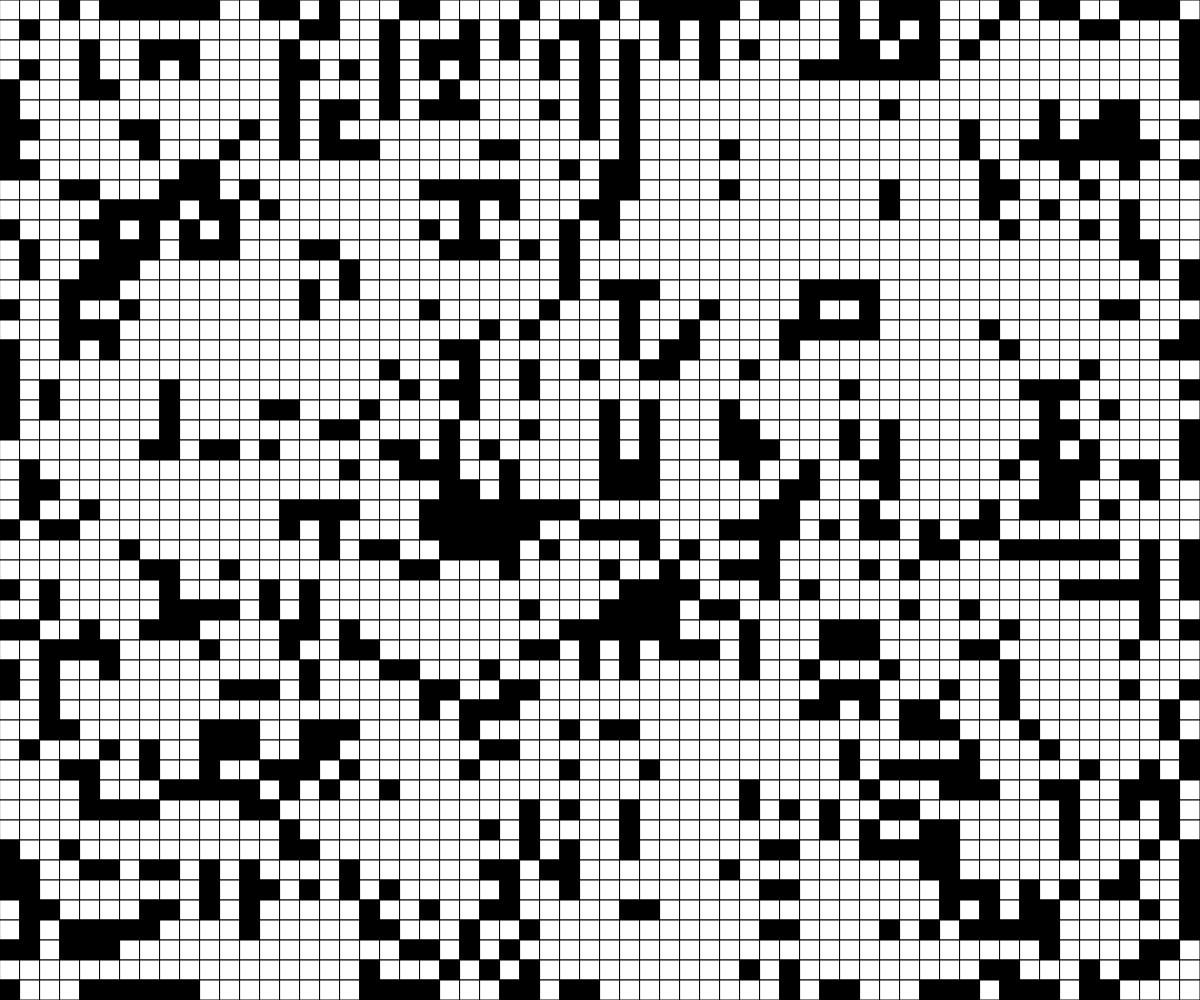
Frame 1 (no input)
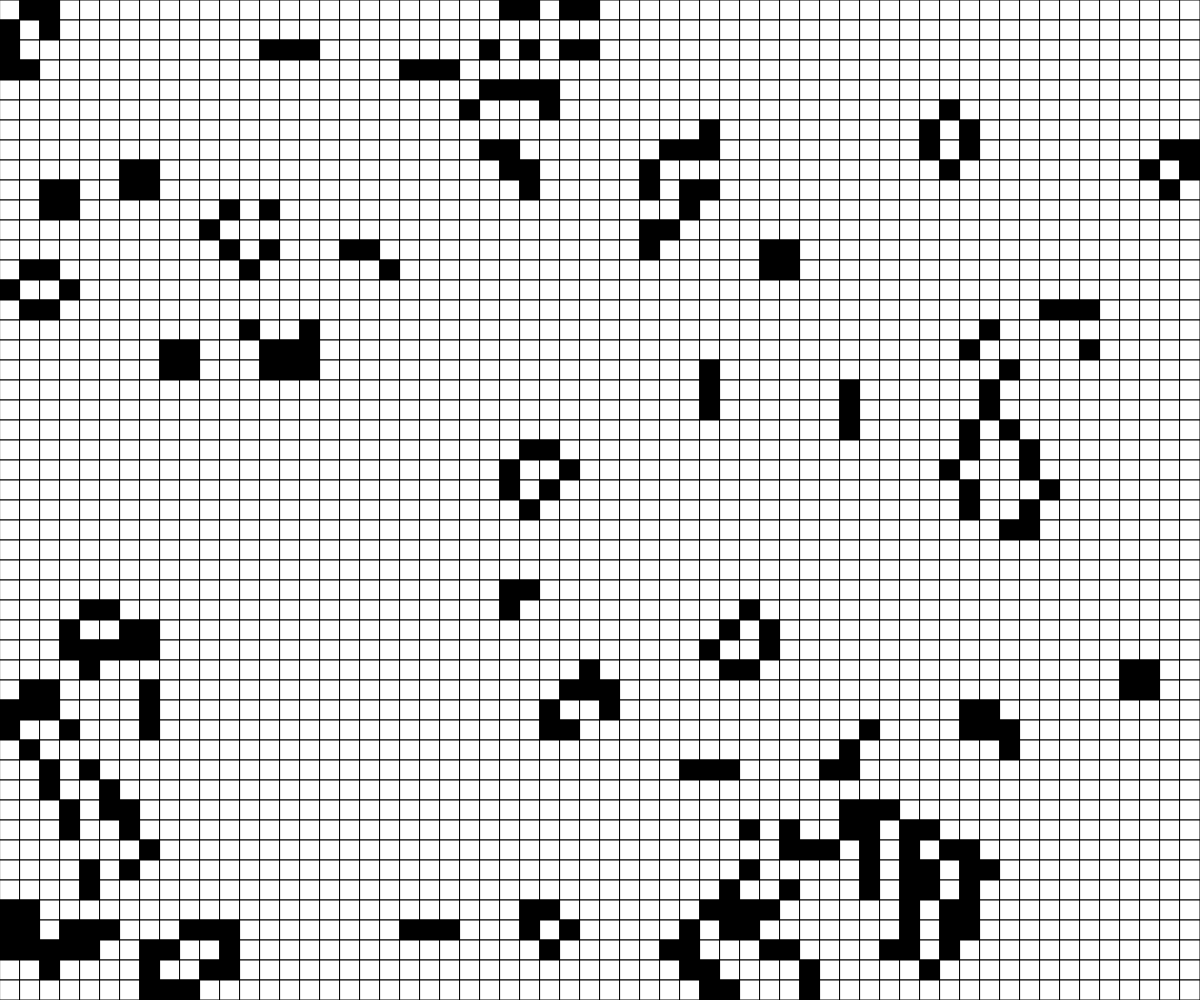
Frame 60 (no input)
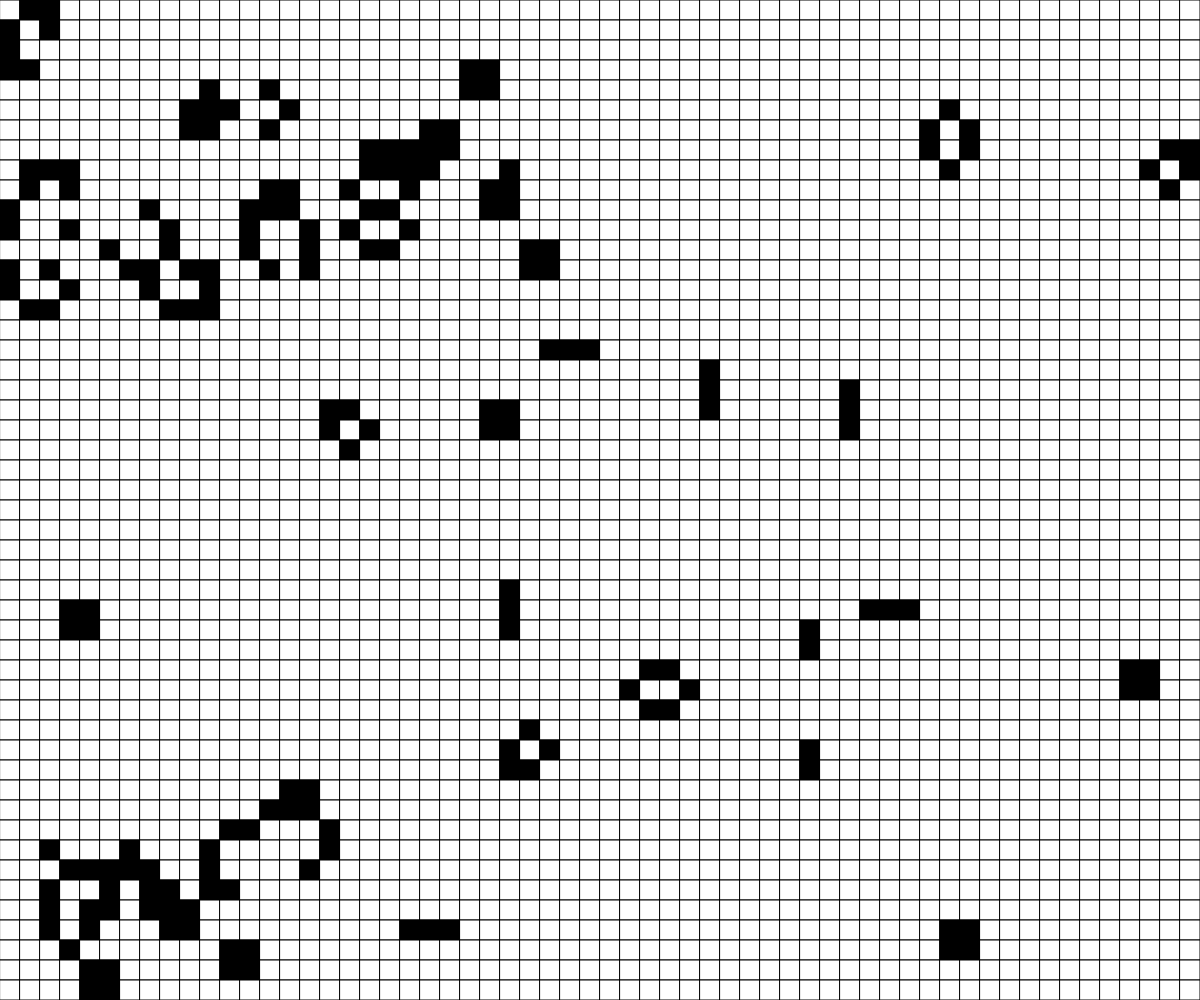
Frame 120 (the mouse pressed at the canvas centre since frame 60)

The p5.js sketch that drew these frames (run headless with seeded random() and noise() and a simulated clock; from frame 60 on, the mouse is pressed at the canvas centre):

// p5.js sketch
// ── sketch.js
// Game of Life

const CELL_SIZE = 20;
const RENDER_ON_FRAME = 3;
let grid;
let rows;
let cols;

function setup() {
  createCanvas(windowWidth, windowHeight);
  rows = Math.floor(height/CELL_SIZE);
  cols = Math.floor(width/CELL_SIZE);
  grid = generateRandomGrid(cols, rows);
}

function draw() {
  background(220);
  if (frameCount % RENDER_ON_FRAME === 0) {
    grid = updateGrid();
  }
  grid = updateGrid();
  displayGrid();
}

function mousePressed() {
  let x = Math.floor(mouseX/CELL_SIZE);
  let y = Math.floor(mouseY/CELL_SIZE);

  //self
  toggleCell(x, y);
}

function keyPressed() {
  if (key === "r") {
    grid = generateRandomGrid(cols, rows);
  }
  if (key === "e") {
    grid = generateEmptyGrid(cols, rows);
  }
}

function updateGrid() {
  let nextTurn = generateEmptyGrid(cols, rows);

  //look at every cell
  for (let y = 0; y < rows; y++) {
    for (let x = 0; x < cols; x++) {
      let neighbours = 0;

      for (let i = -1; i <= 1; i++) {
        for (let j = -1; j <= 1; j++) {
          //don't fall off edge of grid when counting neighbours
          if (x+j >= 0 && x+j < cols && y+i >= 0 && y+i < rows) {
            neighbours += grid[y+i][x+j];
          }
        }
      }

      //don't count self as neighbour
      neighbours -= grid[y][x];

      //apply the rules
      if (grid[y][x] === 1) {
        //currently alive
        if (neighbours === 2 || neighbours === 3) {
          nextTurn[y][x] = 1;
        }
        else {
          nextTurn[y][x] = 0;
        }
      }

      if (grid[y][x] === 0) {
        //currently dead
        if (neighbours === 3) {
          nextTurn[y][x] = 1;
        }
        else {
          nextTurn[y][x] = 0;
        }
      }
    }
  }
  return nextTurn;
}

function toggleCell(x, y) {
  //make sure the cell actually exists!
  if (x >= 0 && x < cols && y >= 0 && y < rows) {
    if (grid[y][x] === 1) {
      grid[y][x] = 0;
    }
    else if (grid[y][x] === 0) {
      grid[y][x] = 1;
    }
  }
}

function displayGrid() {
  for (let y = 0; y < rows; y++) {
    for (let x = 0; x < cols; x++) {
      if (grid[y][x] === 0) {
        fill("white");
      }
      if (grid[y][x] === 1) {
        fill("black");
      }
      square(x * CELL_SIZE, y * CELL_SIZE, CELL_SIZE);
    }
  }
}

function generateRandomGrid(cols, rows) {
  let newGrid = [];
  for (let y = 0; y < rows; y++) {
    newGrid.push([]);
    for (let x = 0; x < cols; x++) {
      if (random(100) < 50) {
        newGrid[y].push(1);
      }
      else {
        newGrid[y].push(0);
      }
    }
  }
  return newGrid;
}

function generateEmptyGrid(cols, rows) {
  let newGrid = [];
  for (let y = 0; y < rows; y++) {
    newGrid.push([]);
    for (let x = 0; x < cols; x++) {
      newGrid[y].push(0);
    }
  }
  return newGrid;
}
